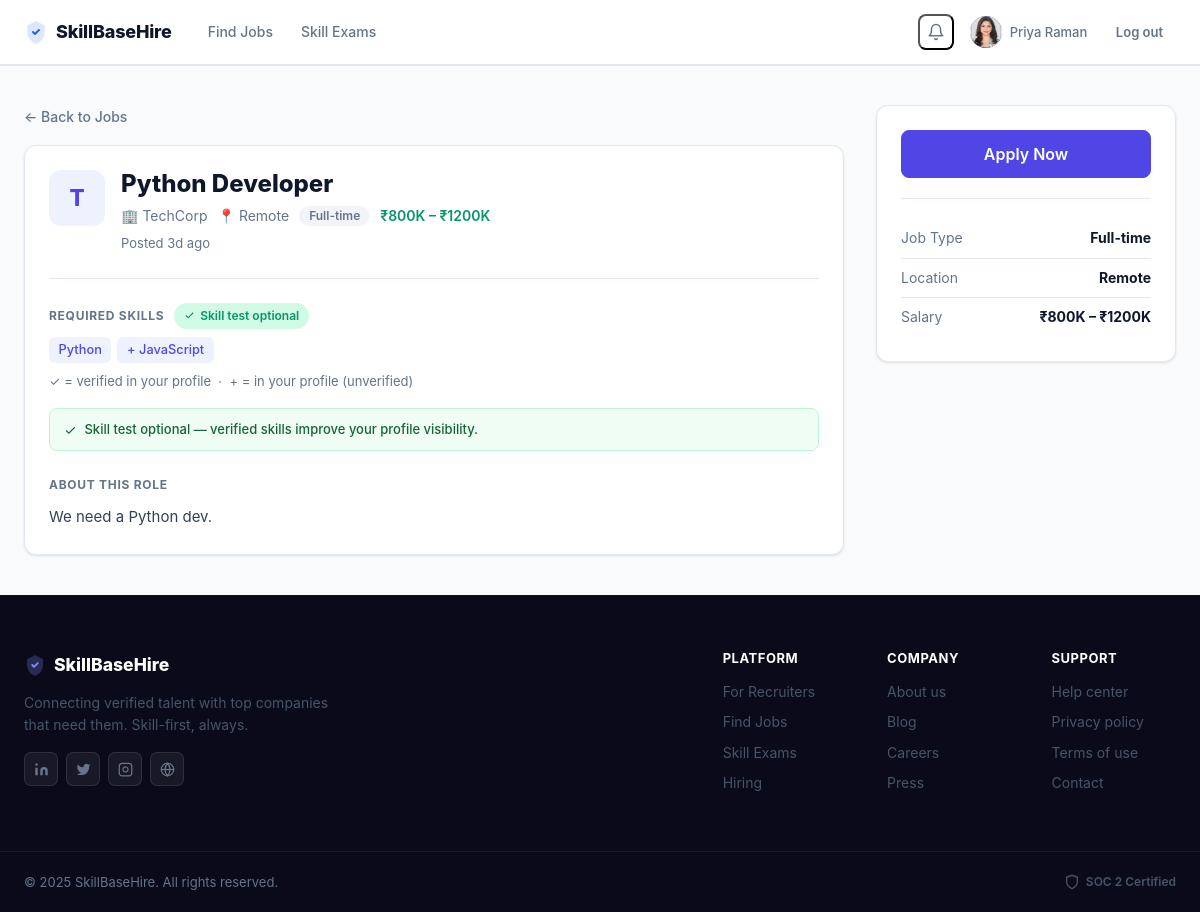
The page /jobs/1 (signed in) on the database its author committed.
### tables this page shows
CREATE TABLE users (
                id INTEGER PRIMARY KEY AUTOINCREMENT,
                name TEXT NOT NULL,
                email TEXT UNIQUE NOT NULL,
                password_hash TEXT NOT NULL,
                role TEXT NOT NULL CHECK(role IN ('candidate','recruiter')),
                created_at TIMESTAMP DEFAULT CURRENT_TIMESTAMP
            , email_verified INTEGER DEFAULT 1, verification_token TEXT);

CREATE TABLE recruiter_profiles (
                id INTEGER PRIMARY KEY AUTOINCREMENT,
                user_id INTEGER UNIQUE NOT NULL,
                company TEXT NOT NULL,
                company_bio TEXT DEFAULT '',
                website TEXT DEFAULT '', phone TEXT DEFAULT '', job_title TEXT DEFAULT '', company_size TEXT DEFAULT '', industry TEXT DEFAULT '', company_location TEXT DEFAULT '', profile_photo TEXT,
                FOREIGN KEY (user_id) REFERENCES users(id)
            );

CREATE TABLE jobs (
                id INTEGER PRIMARY KEY AUTOINCREMENT,
                recruiter_id INTEGER NOT NULL,
                title TEXT NOT NULL,
                company TEXT NOT NULL,
                location TEXT NOT NULL,
                job_type TEXT NOT NULL DEFAULT 'Full-time',
                description TEXT NOT NULL,
                requirements TEXT DEFAULT '',
                salary_min INTEGER DEFAULT 0,
                salary_max INTEGER DEFAULT 0,
                active INTEGER DEFAULT 1,
                created_at TIMESTAMP DEFAULT CURRENT_TIMESTAMP, skill_test_mandatory INTEGER DEFAULT 0,
                FOREIGN KEY (recruiter_id) REFERENCES users(id)
            );

CREATE TABLE skills (
                id INTEGER PRIMARY KEY AUTOINCREMENT,
                name TEXT UNIQUE NOT NULL,
                category TEXT NOT NULL,
                description TEXT DEFAULT ''
            );

### app.py (the view)
@app.route('/jobs/<int:job_id>')
def job_detail(job_id):
    db = get_db()
    job = db.execute('''
        SELECT j.*, rp.company AS company_name, rp.company_bio, rp.website,
               u.name AS recruiter_name
        FROM jobs j
        JOIN recruiter_profiles rp ON j.recruiter_id = rp.user_id
        JOIN users u ON j.recruiter_id = u.id
        WHERE j.id = ? AND j.active = 1
    ''', [job_id]).fetchone()
    if not job:
        flash('Job not found.', 'error')
        return redirect(url_for('jobs'))
    job_skills = db.execute('''
        SELECT s.* FROM job_skills js JOIN skills s ON js.skill_id = s.id
        WHERE js.job_id = ?
    ''', [job_id]).fetchall()
    already_applied = False
    my_skill_names = set()
    my_verified_names = set()
    if session.get('role') == 'candidate':
        already_applied = db.execute(
            'SELECT id FROM applications WHERE job_id=? AND candidate_id=?',
            [job_id, session['user_id']]
        ).fetchone() is not None
        for row in db.execute('''
            SELECT s.name, us.verified FROM user_skills us
            JOIN skills s ON us.skill_id = s.id WHERE us.user_id = ?
        ''', [session['user_id']]).fetchall():
            my_skill_names.add(row['name'])
            if row['verified']:
                my_verified_names.add(row['name'])
    return render_template('job_detail.html', job=job, job_skills=job_skills,
                           already_applied=already_applied,
                           my_skill_names=my_skill_names,
                           my_verified_names=my_verified_names,
                           user=get_current_user())

### templates/job_detail.html (shortened to what this page needs)
{% extends "base.html" %}
{% block content %}
<div class="container" style="padding:2.5rem 1.5rem">
  <div class="job-detail-layout">
    <div class="job-detail-main">
      {% if session.get('role') == 'recruiter' %}
      <a href="{{ url_for('recruiter_dashboard') }}" class="back-link">← Back to Dashboard</a>
      {% else %}
      <a href="{{ url_for('jobs') }}" class="back-link">← Back to Jobs</a>
      {% endif %}
      <div class="card" style="margin-top:1rem">
        <div class="job-detail-header">
          <a href="{{ url_for('recruiter_detail', recruiter_id=job.recruiter_id) }}" class="profile-link-avatar square" aria-label="View {{ job.company_name }} recruiter profile">
            <div class="company-logo company-logo-lg">{{ job.company_name[0].upper() }}</div>
          </a>
          <div>
            <h1 style="font-size:1.5rem;font-weight:800;margin:0 0 .375rem">{{ job.title }}</h1>
            <div class="job-detail-meta">
              <span>🏢 <a href="{{ url_for('recruiter_detail', recruiter_id=job.recruiter_id) }}" class="profile-name-link">{{ job.company_name }}</a></span>
              <span>📍 {{ job.location }}</span>
              <span class="badge badge-gray">{{ job.job_type }}</span>
              <span style="color:var(--success);font-weight:600">{{ job | salary }}</span>
            </div>
            <div style="font-size:.8125rem;color:var(--text-muted);margin-top:.375rem">Posted {{ job.created_at | timeago }}</div>
          </div>
        </div>
        {% if job_skills %}
          <div style="margin:1.5rem 0">
            <div style="display:flex;align-items:center;gap:.625rem;flex-wrap:wrap;margin-bottom:.5rem">
              <div class="section-mini-title" style="margin:0">Required Skills</div>
              {% if job.skill_test_mandatory %}
                <span style="display:inline-flex;align-items:center;gap:.3rem;padding:.2rem .625rem;border-radius:20px;font-size:.75rem;font-weight:600;background:#FEE2E2;color:#DC2626">
                  <svg width="11" height="11" fill="none" stroke="currentColor" stroke-width="2.5" viewBox="0 0 24 24"><path d="M12 22s8-4 8-10V5l-8-3-8 3v7c0 6 8 10 8 10z"/></svg>
                  Skill test required to apply
                </span>
              {% else %}
                <span style="display:inline-flex;align-items:center;gap:.3rem;padding:.2rem .625rem;border-radius:20px;font-size:.75rem;font-weight:600;background:#D1FAE5;color:#059669">
                  <svg width="11" height="11" fill="none" stroke="currentColor" stroke-width="2.5" viewBox="0 0 24 24"><polyline points="20 6 9 17 4 12"/></svg>
                  Skill test optional
                </span>
              {% endif %}
            </div>
            <div class="job-skills">
              {% for skill in job_skills %}
                {% set is_verified = skill.name in my_verified_names %}
                {% set is_added = skill.name in my_skill_names %}
                <span class="skill-tag {{ 'verified' if is_verified else ('added' if is_added else '') }}">
                  {% if is_verified %}✓ {% elif is_added %}+ {% endif %}{{ skill.name }}
                </span>
              {% endfor %}
            </div>
            {% if session.get('role') == 'candidate' and my_skill_names %}
              <p style="font-size:.8125rem;color:var(--text-muted);margin-top:.5rem">
                ✓ = verified in your profile &nbsp;·&nbsp; + = in your profile (unverified)
              </p>
            {% endif %}
            {% if session.get('role') == 'candidate' %}
              <div style="margin-top:.75rem;padding:.625rem .875rem;border-radius:8px;font-size:.8125rem;font-weight:500;
                          {% if job.skill_test_mandatory %}background:#FEF2F2;color:#991B1B;border:1px solid #FECACA{% else %}background:#F0FDF4;color:#166534;border:1px solid #BBF7D0{% endif %}">
                {% if job.skill_test_mandatory %}
                  <svg width="13" height="13" fill="none" stroke="currentColor" stroke-width="2" viewBox="0 0 24 24" style="display:inline;vertical-align:middle;margin-right:.25rem"><path d="M12 22s8-4 8-10V5l-8-3-8 3v7c0 6 8 10 8 10z"/></svg>
                  Complete and pass the skill test to apply for this role.
                {% else %}
                  <svg width="13" height="13" fill="none" stroke="currentColor" stroke-width="2" viewBox="0 0 24 24" style="display:inline;vertical-align:middle;margin-right:.25rem"><polyline points="20 6 9 17 4 12"/></svg>
                  Skill test optional — verified skills improve your profile visibility.
                {% endif %}
              </div>
            {% endif %}
          </div>
        {% endif %}
        <div class="job-section">
          <div class="section-mini-title">About this Role</div>
          <div class="job-body">{{ job.description | replace('\n', '<br>') | safe }}</div>
        </div>
      </div>
    </div>
    <div class="job-detail-sidebar">
      <div class="card apply-card">
        {% if session.get('role') == 'candidate' %}
          {% if already_applied %}
            <div class="badge badge-success" style="width:100%;justify-content:center;padding:.75rem;font-size:.875rem">✓ Applied</div>
            <p style="text-align:center;font-size:.875rem;color:var(--text-muted);margin:.75rem 0 0">You've already applied for this position.</p>
          {% else %}
            <a href="{{ url_for('apply_job', job_id=job.id) }}" class="btn btn-primary btn-full btn-lg">Apply Now</a>
          {% endif %}
        {% elif not session.get('user_id') %}
          <a href="{{ url_for('candidate_login') }}" class="btn btn-primary btn-full btn-lg">Login to Apply</a>
          <p style="text-align:center;font-size:.8125rem;color:var(--text-muted);margin:.75rem 0 0">
            New%s <a href="{{ url_for('candidate_signup') }}">Create free account</a>
          </p>
        {% endif %}
        <div class="apply-card-details">
          <div class="apply-detail-row">
            <span>Job Type</span>
            <strong>{{ job.job_type }}</strong>
          </div>
          <div class="apply-detail-row">
            <span>Location</span>
            <strong>{{ job.location }}</strong>
          </div>
          <div class="apply-detail-row">
            <span>Salary</span>
            <strong>{{ job | salary }}</strong>
          </div>
        </div>
      </div>
    </div>
  </div>
</div>
{% endblock %}

### templates/base.html (shortened to what this page needs)
<!DOCTYPE html>
<html lang="en">
<head>
  <link rel="stylesheet" href="{{ url_for('static', filename='style.css') }}">
  {% if session.get('role') == 'candidate' %}
  <link rel="stylesheet" href="{{ url_for('static', filename='notif_panel.css') }}">
  {% endif %}
</head>
<body>
<header class="navbar">
  <div class="container navbar-inner">
    <a href="{{ url_for('home') }}" class="navbar-brand">
      SkillBaseHire
    </a>
    <nav class="navbar-menu" id="navMenu">
      {% if not session.get('user_id') %}
        <a href="{{ url_for('recruiter_signup') }}">For Recruiters</a>
        <a href="{{ url_for('candidate_signup') }}">For Candidates</a>
        <a href="{{ url_for('skills_page') }}" class="{{ 'active' if request.endpoint == 'skills_page' else '' }}">Skill Exams</a>
        <a href="{{ url_for('jobs') }}" class="{{ 'active' if request.endpoint == 'jobs' else '' }}">Find Jobs</a>
      {% elif session.get('role') == 'candidate' %}
        <a href="{{ url_for('jobs') }}" class="{{ 'active' if request.endpoint == 'jobs' else '' }}">Find Jobs</a>
        <a href="{{ url_for('skills_page') }}" class="{{ 'active' if request.endpoint == 'skills_page' else '' }}">Skill Exams</a>
      {% else %}
        <a href="{{ url_for('post_job') }}">Post Job</a>
        <a href="{{ url_for('search_candidates') }}">Find Candidates</a>
        <a href="{{ url_for('skills_page') }}">Skill Exams</a>
      {% endif %}
    </nav>
    <div class="navbar-actions">
      {% if session.get('user_id') %}
        {% if session.get('role') == 'candidate' %}
          <button type="button" class="np-bell-btn {% if unread_notif_count > 0 %}np-has-unread{% endif %}"
                  onclick="toggleNotifPanel()" title="Notifications" aria-label="Notifications">
            <svg class="np-bell-icon" width="18" height="18" viewBox="0 0 24 24" fill="none" stroke="currentColor" stroke-width="2" stroke-linecap="round" stroke-linejoin="round">
              <path d="M18 8A6 6 0 006 8c0 7-3 9-3 9h18s-3-2-3-9"/>
              <path d="M13.73 21a2 2 0 01-3.46 0"/>
            </svg>
          </button>
        {% endif %}
        <a href="{{ url_for('recruiter_detail', recruiter_id=session.get('user_id')) if session.get('role') == 'recruiter' else url_for('candidate_profile') }}"
           class="nav-user-info nav-profile-link"
           aria-label="View my profile">
          <div class="nav-avatar">
            {% if session.get('profile_photo') %}
              <img src="/static/uploads/photos/{{ session.get('profile_photo') }}" class="avatar-img" alt="{{ session.get('name','') }}">
            {% else %}
              {{ session.get('name','?')[0].upper() }}
            {% endif %}
          </div>
          <span class="nav-name">{{ session.get('name','') }}</span>
        </a>
        <form action="{{ url_for('logout') }}" method="post" style="display:inline">
          <button type="submit" class="btn btn-sm btn-ghost">Log out</button>
        </form>
      {% else %}
        <a href="{{ url_for('candidate_login') }}" class="btn btn-sm btn-login">Log in</a>
        <a href="{{ url_for('candidate_signup') }}" class="btn btn-sm btn-primary">Sign up</a>
      {% endif %}
    </div>
  </div>
</header>
<main>{% block content %}{% endblock %}</main>
<footer class="footer">
  <div class="container footer-inner">
    <div class="footer-brand">
      <div class="footer-logo">
        SkillBaseHire
      </div>
      <p>Connecting verified talent with top companies<br>that need them. Skill-first, always.</p>
      <div class="footer-social">
        <a href="#" class="footer-social-icon" title="LinkedIn">
          <svg width="15" height="15" viewBox="0 0 24 24" fill="currentColor"><path d="M16 8a6 6 0 016 6v7h-4v-7a2 2 0 00-2-2 2 2 0 00-2 2v7h-4v-7a6 6 0 016-6zM2 9h4v12H2z"/><circle cx="4" cy="4" r="2" fill="currentColor"/></svg>
        </a>
        <a href="#" class="footer-social-icon" title="Twitter">
          <svg width="15" height="15" viewBox="0 0 24 24" fill="currentColor"><path d="M23 3a10.9 10.9 0 01-3.14 1.53 4.48 4.48 0 00-7.86 3v1A10.66 10.66 0 013 4s-4 9 5 13a11.64 11.64 0 01-7 2c9 5 20 0 20-11.5a4.5 4.5 0 00-.08-.83A7.72 7.72 0 0023 3z"/></svg>
        </a>
        <a href="#" class="footer-social-icon" title="Instagram">
          <svg width="15" height="15" viewBox="0 0 24 24" fill="none" stroke="currentColor" stroke-width="2"><rect x="2" y="2" width="20" height="20" rx="5"/><path d="M16 11.37A4 4 0 1112.63 8 4 4 0 0116 11.37z"/><line x1="17.5" y1="6.5" x2="17.51" y2="6.5"/></svg>
        </a>
        <a href="#" class="footer-social-icon" title="Website">
          <svg width="15" height="15" viewBox="0 0 24 24" fill="none" stroke="currentColor" stroke-width="2"><circle cx="12" cy="12" r="10"/><line x1="2" y1="12" x2="22" y2="12"/><path d="M12 2a15.3 15.3 0 014 10 15.3 15.3 0 01-4 10 15.3 15.3 0 01-4-10 15.3 15.3 0 014-10z"/></svg>
        </a>
      </div>
    </div>
    <div class="footer-links-4">
      <div>
        <h4>Platform</h4>
        <a href="{{ url_for('recruiter_signup') }}">For Recruiters</a>
        <a href="{{ url_for('jobs') }}">Find Jobs</a>
        <a href="{{ url_for('skills_page') }}">Skill Exams</a>
        <a href="{{ url_for('recruiter_signup') }}">Hiring</a>
      </div>
      <div>
        <h4>Company</h4>
        <a href="#">About us</a>
        <a href="#">Blog</a>
        <a href="#">Careers</a>
        <a href="#">Press</a>
      </div>
      <div>
        <h4>Support</h4>
        <a href="#">Help center</a>
        <a href="#">Privacy policy</a>
        <a href="#">Terms of use</a>
        <a href="#">Contact</a>
      </div>
    </div>
  </div>
  <div class="footer-bottom">
    <div class="container footer-bottom-row">
      <p>© 2025 SkillBaseHire. All rights reserved.</p>
      <div class="soc2-badge">
        <svg width="16" height="16" viewBox="0 0 24 24" fill="none" stroke="currentColor" stroke-width="2"><path d="M12 22s8-4 8-10V5l-8-3-8 3v7c0 6 8 10 8 10z"/></svg>
        SOC 2 Certified
      </div>
    </div>
  </div>
</footer>
</body>
</html>

### rows shown on the page
users: get "Priya Raman"
recruiter_profiles: company "T", company_name "TechCorp"
jobs: title "Python Developer", location "Remote", job_type "Full-time", created_at "3d ago", description "We need a Python dev."
skills: name "Python"
skills: name "JavaScript"

### other values the page prints
{{ job | salary }} "₹800K – ₹1200K"
